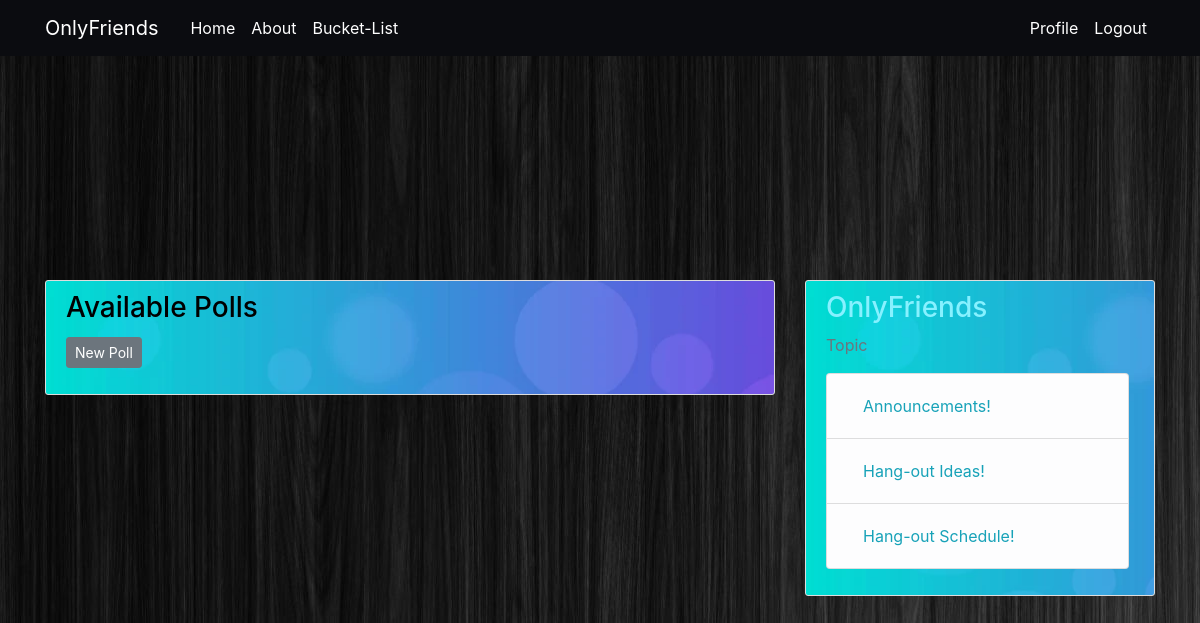
The page /hangout_ideas/ (signed in) on the database as committed earlier.
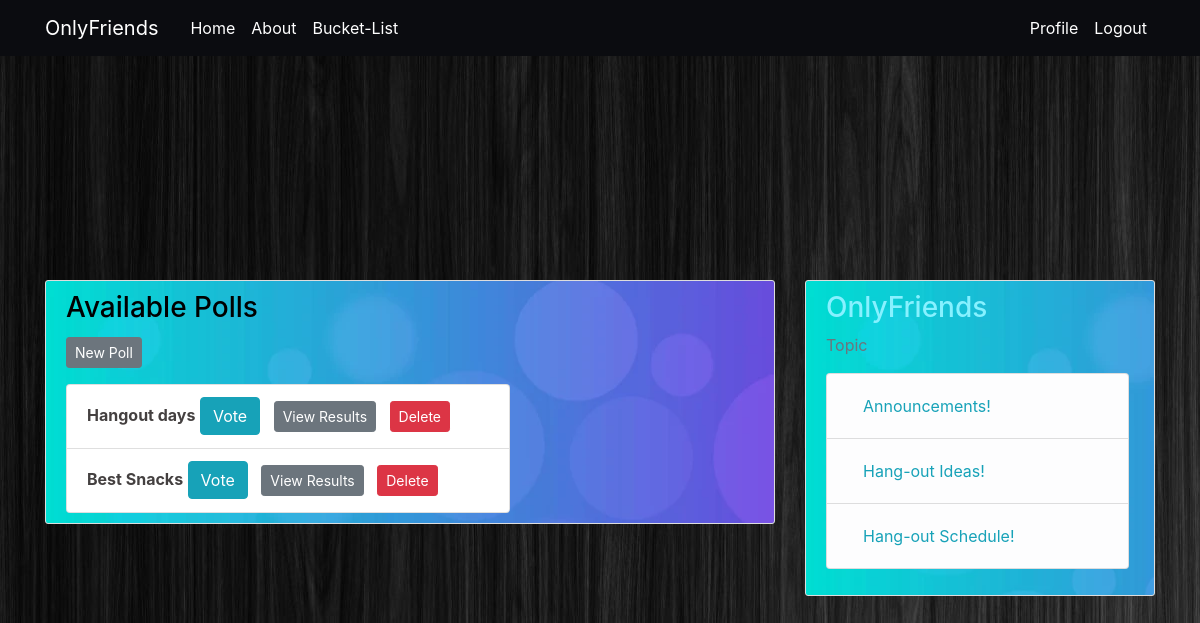
The same page on the database as committed later.
### blog/models.py (models this page shows, shortened)
class Poll(models.Model):
    question = models.TextField()
    option_one = models.CharField(max_length=30)
    option_two = models.CharField(max_length=30)
    option_three = models.CharField(max_length=30)
    option_one_count = models.IntegerField(default=0)
    option_two_count = models.IntegerField(default=0)
    option_three_count = models.IntegerField(default=0)

### blog/views.py (the view)
# urls.py: path('hangout_ideas/', blog_views.hangout_ideas, name='hangout-ideas'),
@login_required
def hangout_ideas(request):
    polls = Poll.objects.all()
    context = {
        'polls' : polls
    }
    return render(request, 'blog/hangout_ideas.html', context)

### blog/templates/blog/hangout_ideas.html
{% extends "blog/base.html" %}
{% block content %}
<article class="media content-section">
    <div class="media-body">
        <div class="row">
            <div class="col-lg-8 col-lg-offset-2">
                <div class="panel panel-default">
                    <div class="panel-heading">
                        <h3 class="article-title">Available Polls</h3>
                    </div>
                    <div>
                        <a class="btn btn-secondary btn-sm mt-1 mb-3" href="{% url 'create-poll' %}">New Poll</a>
                    </div>
                    <ul class="list-group">
                        {% for poll in polls %}
                        <li class="list-group-item">
                            <strong>{{ poll.question }}</strong>
                            <span class="pull-right">
                                <a href="{% url 'vote-poll' poll.id %}" class="btn btn-info btn-xs">Vote</a> &nbsp;
                                <a href="{% url 'result-poll' poll.id %}" class="btn btn-secondary btn-sm mt-1 mb-1">View Results</a> &nbsp;
                                <a href="{% url 'delete-poll' poll.id %}" class="btn btn-danger btn-sm mt-1 mb-1">Delete</a>
                            </span>
                        </li>
                        {% endfor %}
                    </ul>
                </div>
            </div>
        </div>
    </div>
  </article>
{% endblock content%}

### blog/templates/blog/base.html (shortened to what this page needs)
{% load static %}
<!DOCTYPE html>
<html>
<head>
    <link rel="stylesheet" href="https://cdn.jsdelivr.net/npm/bootstrap@4.0.0/dist/css/bootstrap.min.css">
    <link rel="stylesheet" href="{% static 'blog/main.css' %}">
</head>
<body>
    <header class="site-header">
        <nav class="navbar navbar-expand-md navbar-dark bg-steel fixed-top">
          <div class="container">
            <a class="navbar-brand mr-4" href="{% url 'blog-home' %}">OnlyFriends</a>
            <div class="collapse navbar-collapse" id="navbarToggle">
              <div class="navbar-nav mr-auto">
                <a class="nav-item nav-link" href="{% url 'blog-home' %}">Home</a>
                <a class="nav-item nav-link" href="{% url 'blog-about' %}">About</a>
                {% if user.is_authenticated %}
                <a class="nav-item nav-link" href="{% url 'bucket-list' %}">Bucket-List</a>
                {% endif %}
              </div>
              <div class="navbar-nav">
                {% if user.is_authenticated %}
                  <a class="nav-item nav-link" href="{% url 'profile' %}">Profile</a>
                  <a class="nav-item nav-link" href="{% url 'logout' %}">Logout</a>
                {% else %}
                  <a class="nav-item nav-link" href="{% url 'login' %}">Login</a>
                  <a class="nav-item nav-link" href="{% url 'register' %}">Register</a>
                {% endif %}
              </div>
            </div>
          </div>
        </nav>
      </header>
      <main role="main" class="container">
        <div class="row">
          <div class="col-md-8">
            {% block content %}{% endblock %}
          </div>
          {% if user.is_authenticated %}
          <div class="col-md-4">
            <div class="content-section">
              <h3>OnlyFriends</h3>
              <p class='text-muted'>Topic
                <ul class="list-group">
                  <li class="list-group-item list-group-item-light"><a class="nav-item nav-link" href="{% url 'announcement' %}">Announcements!</a></li>
                  <li class="list-group-item list-group-item-light"><a class="nav-item nav-link" href="{% url 'hangout-ideas' %}">Hang-out Ideas!</a></li>
                  <li class="list-group-item list-group-item-light"><a class="nav-item nav-link" href="{% url 'my-calendar' %}">Hang-out Schedule!</a></li>
                </ul>
              </p>
            </div>
          </div>
          {% endif %}
        </div>
      </main>
</body>
</html>

### blog/static/blog/main.css (style rules this page uses)
body { background: #1F2833; background-image: url("../pic.jpg"); color: #444040; margin-top: 5rem; padding-top: 200px; padding-bottom: 200px; }
h1, h2, h3, h4, h5, h6 { color: #87f1ff; }
ul { margin: 0; }
.bg-steel { background-color: #0B0C10; }
.site-header .navbar-nav .nav-link { color: #ffffff; }
.content-section { background: #45A29E; background-image: url("../bubble.jpg"); padding: 10px 20px; border: 1px solid #dddddd; border-radius: 3px; margin-bottom: 40px; }
.article-title { color: #000000; }
ul { height: 100%; padding: 0px 5px 0px 20px; }
a { color: #17a2b8; }

Rows that differ between the two databases and show on the page:
added Poll: question "Hangout days"
added Poll: question "Best Snacks"
